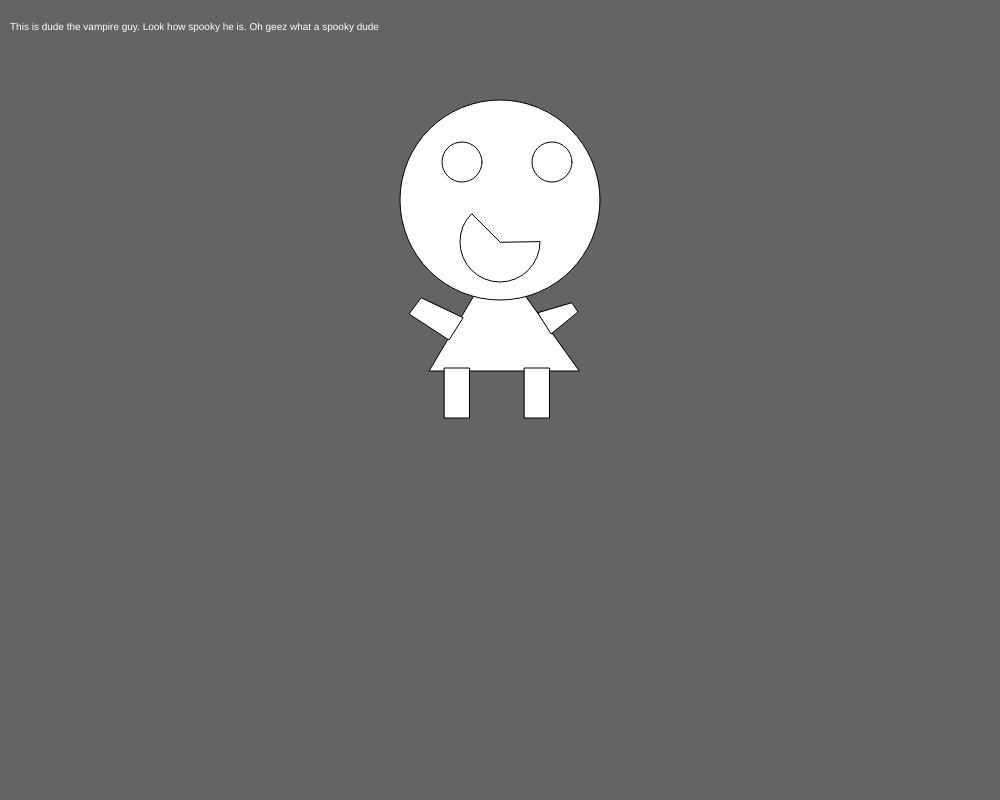
Frame 1 (no input)
Frame 60 (no input): identical to frame 1, image omitted
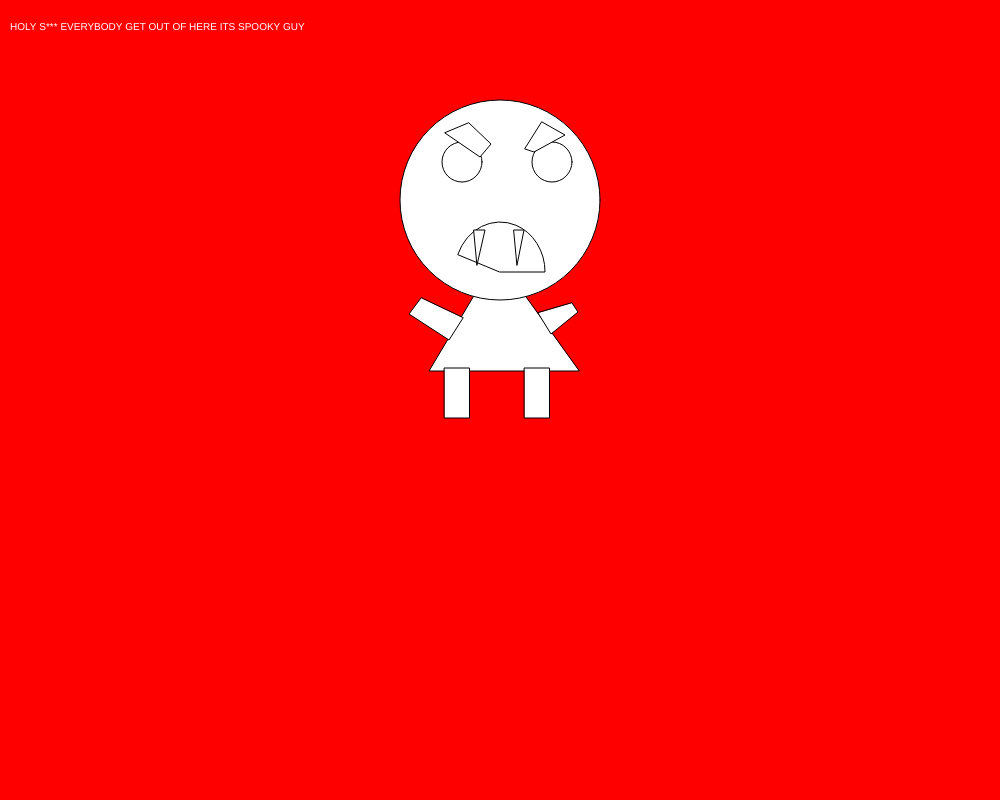
Frame 120 (the mouse pressed at the canvas centre since frame 60)

The p5.js sketch that drew these frames (run headless with seeded random() and noise() and a simulated clock; from frame 60 on, the mouse is pressed at the canvas centre):

// p5.js sketch
// ── sketch.js
function setup() {
  createCanvas(1000, 800);
  rectMode(CENTER);
  ellipseMode(CENTER);

}



function draw() {

  background(100);

  if (mouseIsPressed) {

    background("red");
    fill('white');
    triangle(497, 257, 429, 371, 579, 371);

    ellipse(width / 2, 200, 200, 200);

    quad(463, 318, 449, 340, 409, 314, 421, 298);
    quad(538, 313, 551, 334, 578, 312, 572, 303);
    rect(457, 393, 25, 50);
    rect(537, 393, 25, 50);
    circle(462, 162, 40);
    circle(552, 162, 40);
    arc(500, 272, 90, 100, 280, 0, PIE);
    triangle(474, 230, 485, 230, 477, 265);
    triangle(514, 230, 524, 230, 517, 265);
    quad(469, 123, 491, 144, 480, 157, 445, 133);
    quad(542, 122, 565, 135, 534, 152, 525, 149);
    textSize(10);
    text('HOLY S*** EVERYBODY GET OUT OF HERE ITS SPOOKY GUY', 10, 30);

    // stuff that shows when the mouse is pressed

  } else {
    fill('white');
    triangle(497, 257, 429, 371, 579, 371)

    ellipse(width / 2, 200, 200, 200)

    quad(463, 318, 449, 340, 409, 314, 421, 298);
    quad(538, 313, 551, 334, 578, 312, 572, 303);
    rect(457, 393, 25, 50);
    rect(537, 393, 25, 50);
    circle(462, 162, 40);
    circle(552, 162, 40);
    arc(500, 242, 80, 80, 0, PI + QUARTER_PI, PIE);
    textSize(10);
    text('This is dude the vampire guy. Look how spooky he is. Oh geez what a spooky dude', 10, 30);
  }


}
